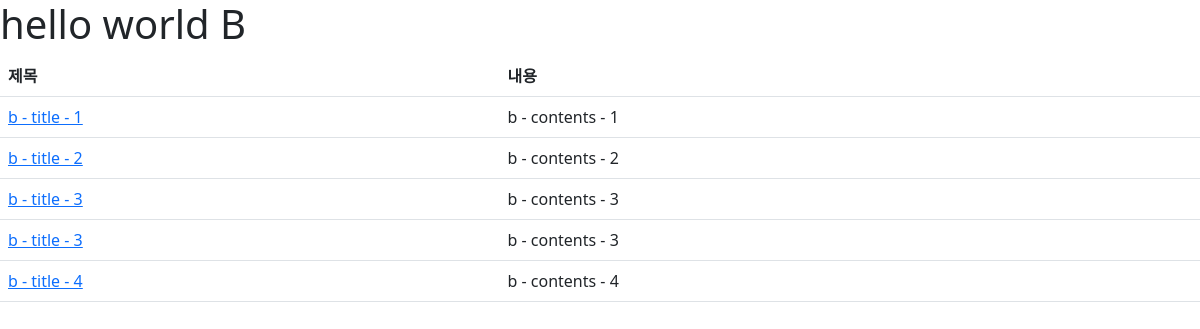
Screenshot of /bb/ with the database file from the repository.
### b/models.py (models this page shows, shortened)
class Blog(models.Model): # 클래스 작성시 변수만 지정하면 됨
    title = models.CharField(max_length=100) # 게시물제목: 문자열 field, 최대 길이 100 제한
    author = models.ForeignKey(User, on_delete=models.CASCADE, blank=True, null=True)
    contents= models.TextField() # 내용
    r = random.randint(1, 10000)
    img = models.ImageField(upload_to='bb/%Y/%m/%d/{r}', blank=True)
    created_at = models.DateTimeField(auto_now_add=True, null=True) # 처음 생성한 날짜를 저장하고 다시 갱신하지 않음
    modified_at = models.DateTimeField(auto_now=True, null=True) # 수정될 때마다 시간 저장

### b/views.py (the view)
# urls.py: path('bb/', indexB),
def indexB(request):
    context = Blog.objects.all()
    return render(request, 'indexB.html', {'context':context})

### b/templates/indexB.html (shortened to what this page needs)
<!DOCTYPE html>
<html lang="en">
<head>
    <link href="https://cdn.jsdelivr.net/npm/bootstrap@5.1.3/dist/css/bootstrap.min.css" rel="stylesheet">
</head>
<body>
    <h1>
    </h1>
    <table class="table table-hover">
        <tr>
            <th>제목</th>
            <th>내용</th>
        </tr>
        {% for blog in context %}
        <tr>
            <td>
            <a href="/bb/{{blog.id}}/">{{ blog.title }}</a>
            </td>
            <td>
            {{ blog.contents }}
            </td>
        </tr>
        {% endfor %}
    </table>
</body>
</html>

### rows the page displays
Blog: title "b - title - 1", contents "b - contents - 1"
Blog: title "b - title - 2", contents "b - contents - 2"
Blog: title "b - title - 3", contents "b - contents - 3"
Blog: title "b - title - 3", contents "b - contents - 3"
Blog: title "b - title - 4", contents "b - contents - 4"
